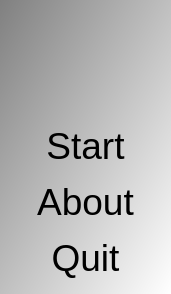
<?xml version="1.0" encoding="UTF-8"?>
<ui version="4.0">
 <class>QtValentineCardDecrypterMenuDialog</class>
 <widget class="QDialog" name="QtValentineCardDecrypterMenuDialog">
  <property name="geometry">
   <rect>
    <x>0</x>
    <y>0</y>
    <width>171</width>
    <height>294</height>
   </rect>
  </property>
  <property name="font">
   <font>
    <pointsize>28</pointsize>
   </font>
  </property>
  <property name="windowTitle">
   <string>ValentineCardDecrypter</string>
  </property>
  <property name="styleSheet">
   <string notr="true">QDialog { 
background-color: qlineargradient(x1: 0, y1: 0, x2: 1, y2: 1, stop: 0  #808080, stop: 1 #ffffff);
}
QPushButton { background-color: rgb(255, 255, 255);  }
QPushButton { color: rgb(0,0,0); }
QPushButton { font: 48px &quot;Courier New&quot;, courier, monospace }</string>
  </property>
  <layout class="QVBoxLayout" name="verticalLayout">
   <item>
    <widget class="QLabel" name="image_title">
     <property name="text">
      <string/>
     </property>
     <property name="pixmap">
      <pixmap>:/images/ToolGaborFilter.png</pixmap>
     </property>
     <property name="alignment">
      <set>Qt::AlignCenter</set>
     </property>
    </widget>
   </item>
   <item>
    <widget class="QPushButton" name="button_start">
     <property name="text">
      <string>Start</string>
     </property>
     <property name="flat">
      <bool>true</bool>
     </property>
    </widget>
   </item>
   <item>
    <widget class="QPushButton" name="button_about">
     <property name="text">
      <string>About</string>
     </property>
     <property name="flat">
      <bool>true</bool>
     </property>
    </widget>
   </item>
   <item>
    <widget class="QPushButton" name="button_quit">
     <property name="text">
      <string>Quit</string>
     </property>
     <property name="flat">
      <bool>true</bool>
     </property>
    </widget>
   </item>
  </layout>
 </widget>
 <layoutdefault spacing="6" margin="11"/>
 <resources/>
 <connections/>
</ui>
